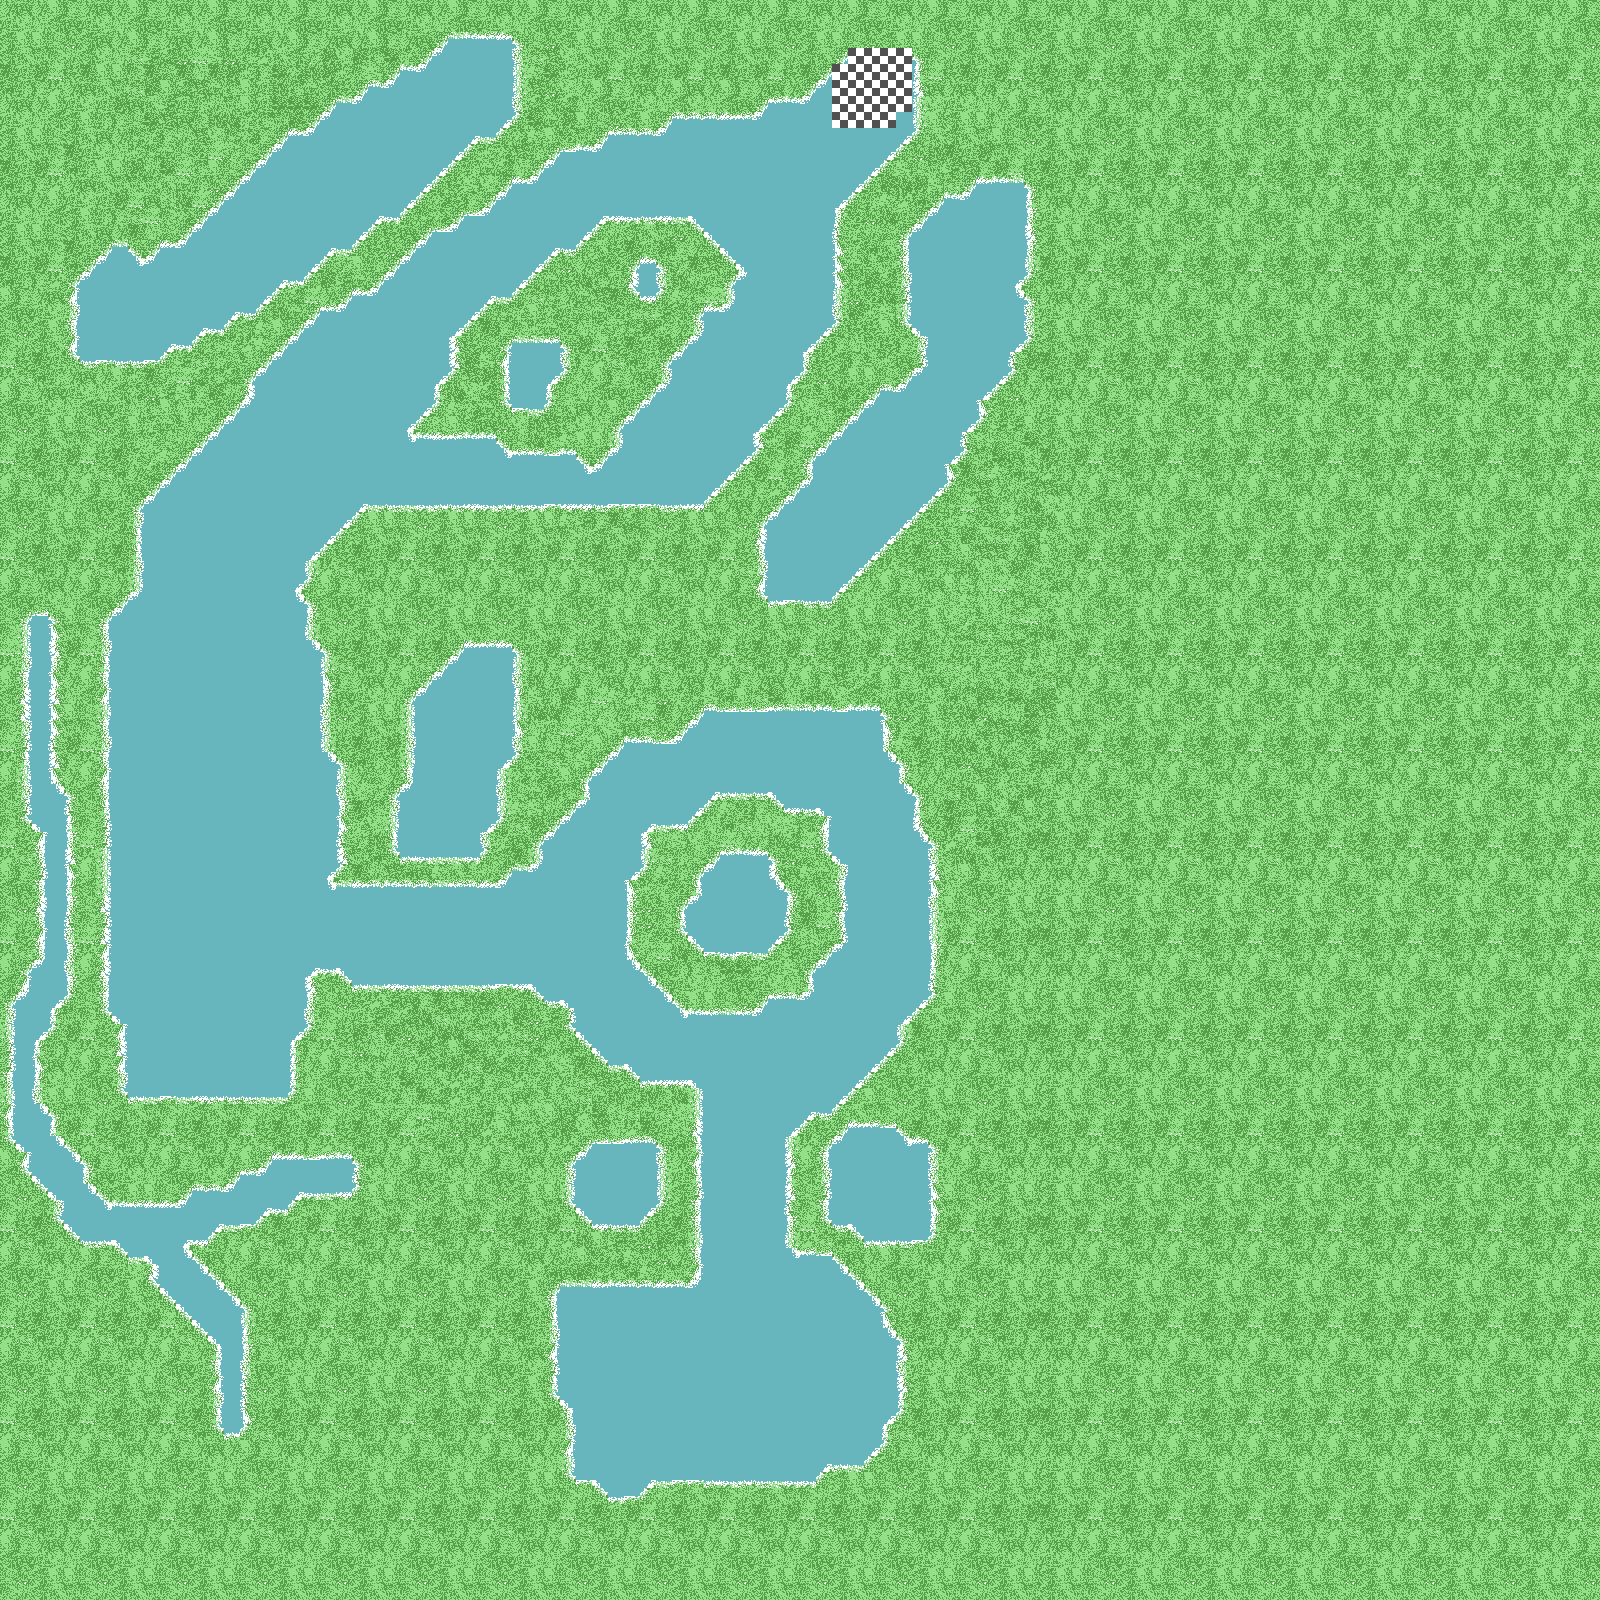

Tiled map render using the project's own tile images. Description and the map definition, with tile-layer contents summarised, below:
An orthogonal 100x100 tile map with 16x16 px tiles, 1 tile layer (Tile Layer 1) and 21 objects.

<map version="1.2" tiledversion="1.2.0" orientation="orthogonal" renderorder="right-down" width="100" height="100" tilewidth="16" tileheight="16" infinite="0" nextlayerid="7" nextobjectid="45">
 <tileset firstgid="1" source="terrain.tsx" />
 <layer id="1" name="Tile Layer 1" width="100" height="100">
  <data>[10000 cells, 10000 non-empty, 85 distinct tile ids]</data>
 </layer>
 <objectgroup id="6" name="Goal">
  <object id="44" x="833" y="47" width="81" height="80" />
 </objectgroup>
 <objectgroup id="3" name="Blocking Terrain">
  <object id="30" x="704" y="1280">
   <polygon points="0,0 -144,0 -144,208 192,208 192,48 128,-16 80,-32 80,-64 128,-64 256,-64 256,48 256,256 -208,256 -208,-32 0,-32" />
  </object>
  <object id="31" x="704" y="1248">
   <polygon points="0,0 0,-160 -64,-160 -176,-256 -352,-256 -368,-272 -400,-272 -416,-208 -416,-144 -384,-144 -352,-144 -176,-144 -176,0 -64,0" />
  </object>
  <object id="32" x="784" y="1216">
   <polygon points="0,0 0,-80 32,-112 144,-224 144,-368 96,-464 96,-512 -80,-512 -112,-480 -160,-480 -288,-320 -448,-320 -464,-576 -160,-576 -112,-576 -80,-576 96,-576 208,-576 208,-464 208,-368 208,-224 208,0" />
  </object>
  <object id="33" x="656" y="832">
   <polygon points="0,0 -32,48 -32,128 32,192 96,192 112,176 160,160 192,112 192,32 160,-16 128,-32 64,-32" />
  </object>
  <object id="34" x="288" y="1104">
   <polygon points="0,0 64,0 64,80 -240,80 -240,-576 -176,-576 -176,-96 -160,-80 -160,0" />
  </object>
  <object id="35" x="320" y="640">
   <polygon points="0,0 -16,-48 48,-128 384,-128 528,-320 528,-432 608,-512 592,-592 528,-592 464,-544 384,-624 512,-640 656,-640 688,-512 656,-400 608,-304 464,-64 400,0 48,0" />
  </object>
  <object id="36" x="112" y="528">
   <polygon points="0,0 320,-304 560,-416 640,-416 672,-432 592,-512 560,-496 512,-480 288,-368 -64,0" />
  </object>
  <object id="37" x="416" y="432">
   <polygon points="0,0 32,-96 192,-208 272,-208 320,-160 176,32" />
  </object>
 </objectgroup>
 <objectgroup color="#aa0000" id="4" name="Nazi Locations">
  <object id="24" x="826" y="759">
   <point />
  </object>
  <object id="25" x="882" y="946">
   <point />
  </object>
  <object id="26" x="569" y="900">
   <point />
  </object>
  <object id="27" x="210" y="985">
   <point />
  </object>
  <object id="28" x="189" y="688">
   <point />
  </object>
  <object id="38" x="261" y="487">
   <point />
  </object>
  <object id="39" x="371" y="358">
   <point />
  </object>
  <object id="40" x="516" y="486">
   <point />
  </object>
  <object id="41" x="531" y="217">
   <point />
  </object>
  <object id="42" x="740" y="404">
   <point />
  </object>
  <object id="43" x="758" y="190">
   <point />
  </object>
 </objectgroup>
 <objectgroup color="#00ff00" id="5" name="Player Start">
  <object id="29" x="727" y="1378">
   <point />
  </object>
 </objectgroup>
</map>